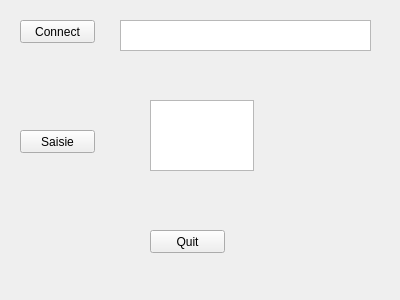
<?xml version="1.0" encoding="UTF-8"?>
<ui version="4.0">
 <class>MaFenetre</class>
 <widget class="QWidget" name="MaFenetre">
  <property name="geometry">
   <rect>
    <x>0</x>
    <y>0</y>
    <width>400</width>
    <height>300</height>
   </rect>
  </property>
  <property name="windowTitle">
   <string>MaFenetre</string>
  </property>
  <widget class="QPushButton" name="Connect">
   <property name="geometry">
    <rect>
     <x>20</x>
     <y>20</y>
     <width>75</width>
     <height>23</height>
    </rect>
   </property>
   <property name="text">
    <string>Connect</string>
   </property>
  </widget>
  <widget class="QTextEdit" name="Affichage">
   <property name="geometry">
    <rect>
     <x>120</x>
     <y>20</y>
     <width>251</width>
     <height>31</height>
    </rect>
   </property>
  </widget>
  <widget class="QPushButton" name="saisie_button">
   <property name="geometry">
    <rect>
     <x>20</x>
     <y>130</y>
     <width>75</width>
     <height>23</height>
    </rect>
   </property>
   <property name="text">
    <string>Saisie</string>
   </property>
  </widget>
  <widget class="QTextEdit" name="saisie_texteditor">
   <property name="geometry">
    <rect>
     <x>150</x>
     <y>100</y>
     <width>104</width>
     <height>71</height>
    </rect>
   </property>
  </widget>
  <widget class="QPushButton" name="Quit">
   <property name="geometry">
    <rect>
     <x>150</x>
     <y>230</y>
     <width>75</width>
     <height>23</height>
    </rect>
   </property>
   <property name="text">
    <string>Quit</string>
   </property>
  </widget>
 </widget>
 <layoutdefault spacing="6" margin="11"/>
 <resources/>
 <connections/>
</ui>
